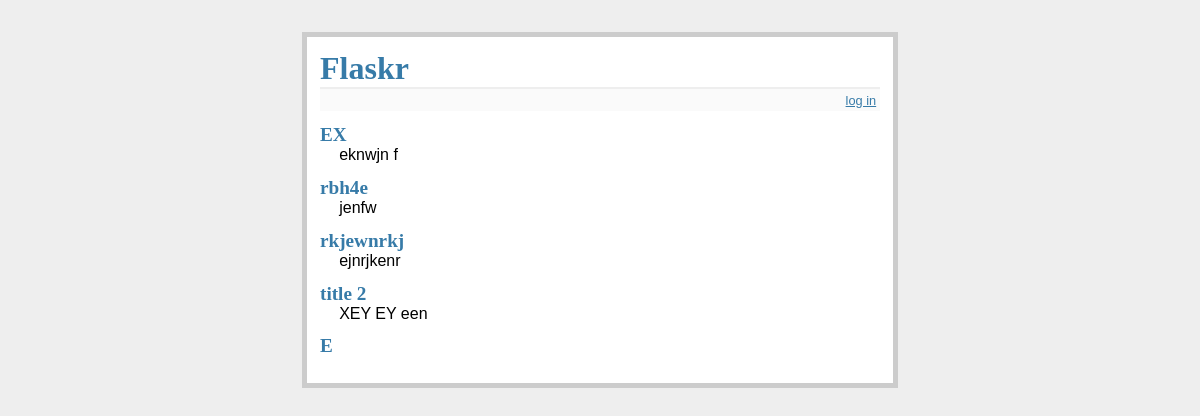
Before: / with the older database file.
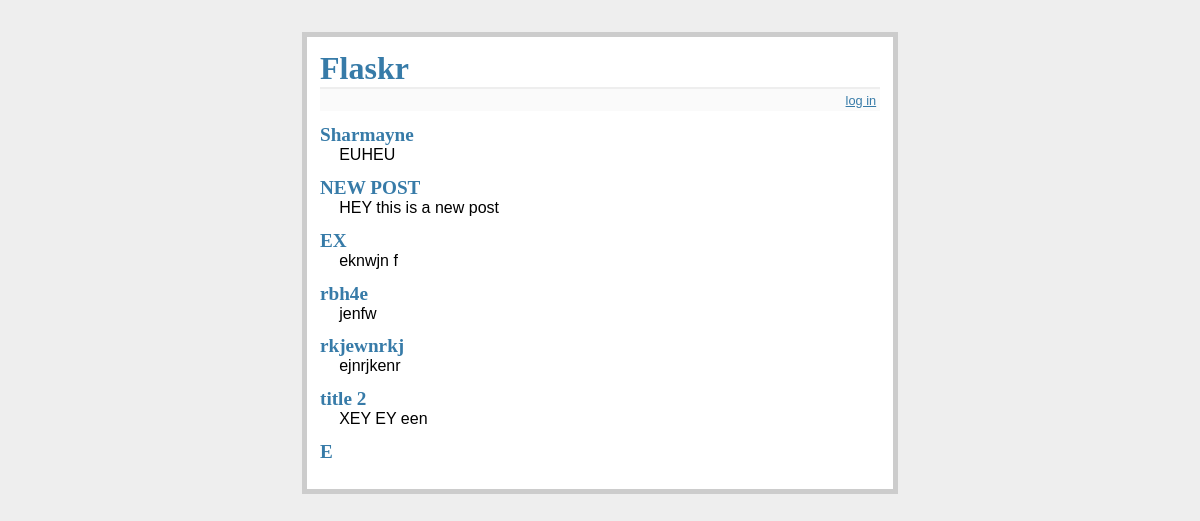
After: the same page with the newer database file.
### tables this page shows
CREATE TABLE entries (
  id integer primary key autoincrement,
  title text not null,
  'text' text not null
);

### flaskr.py (the view)
@app.route('/')
def show_entries():
    db = get_db()
    cur = db.execute('select title, text from entries order by id desc')
    entries = cur.fetchall()
    return render_template('show_entries.html', entries=entries)

### flaskr.py (called while the page is built)
def connect_db():
    rv = sqlite3.connect(app.config['DATABASE'])
    rv.row_factory = sqlite3.Row
    return rv

def get_db():
    if not hasattr(g, 'sqlite_db'):
        g.sqlite_db = connect_db()
    return g.sqlite_db

### templates/show_entries.html (shortened to what this page needs)
{% extends "layout.html" %}
{% block body %}
  <ul class=entries>
  {% for entry in entries %}
    <li><h2>{{ entry.title }}</h2>{{ entry.text|safe }}
  {% else %}
    <li><em>Unbelievable.  No entries here so far</em>
  {% endfor %}
  </ul>
{% endblock %}

### templates/layout.html (shortened to what this page needs)
<!doctype html>
<link rel=stylesheet type=text/css href="{{ url_for('static', filename='style.css') }}">
<div class=page>
  <h1>Flaskr</h1>
  <div class=metanav>
  {% if not session.logged_in %}
    <a href="{{ url_for('login') }}">log in</a>
  {% else %}
    <a href="{{ url_for('login') }}">log out</a>
  {% endif %}
  </div>
  {% block body %}{% endblock %}
</div>

### static/style.css (style rules this page uses)
a, h1, h2 { color: #377ba8; }
h1, h2 { font-family: 'Georgia', serif; margin: 0; }
h1 { border-bottom: 2px solid #eee; }
h2 { font-size: 1.2em; }
.page { margin: 2em auto; width: 35em; border: 5px solid #ccc; padding: 0.8em; background: white; }
.entries { list-style: none; margin: 0; padding: 0; }
.entries li { margin: 0.8em 1.2em; }
.entries li h2 { margin-left: -1em; }
.metanav { text-align: right; font-size: 0.8em; padding: 0.3em; margin-bottom: 1em; background: #fafafa; }

Changed rows visible on the page:
added entries: title "Sharmayne", text "EUHEU"
added entries: title "NEW POST", text "HEY this is a new post"
